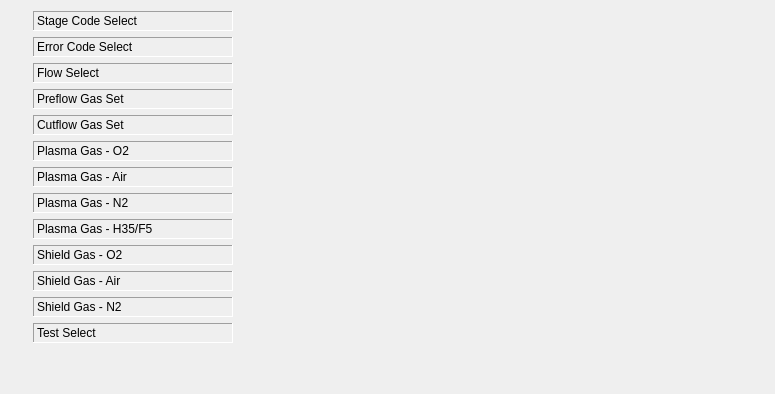
     <widget class="QWidget" name="gc_inputs_page_">
      <layout class="QHBoxLayout" name="horizontalLayout_6">
       <item>
        <layout class="QVBoxLayout" name="verticalLayout_8">
         <item>
          <layout class="QGridLayout" name="gridLayout_9">
           <item row="11" column="1">
            <widget class="QLabel" name="label_70">
             <property name="minimumSize">
              <size>
               <width>200</width>
               <height>20</height>
              </size>
             </property>
             <property name="frameShape">
              <enum>QFrame::Panel</enum>
             </property>
             <property name="frameShadow">
              <enum>QFrame::Sunken</enum>
             </property>
             <property name="text">
              <string>Shield Gas - N2</string>
             </property>
            </widget>
           </item>
           <item row="11" column="0">
            <widget class="QLabel" name="gc_input_12_">
             <property name="minimumSize">
              <size>
               <width>16</width>
               <height>16</height>
              </size>
             </property>
             <property name="maximumSize">
              <size>
               <width>16</width>
               <height>16</height>
              </size>
             </property>
             <property name="text">
              <string/>
             </property>
             <property name="pixmap">
              <pixmap resource="../../../../OCutter.qrc">:/cutter/widget/resource/closed.png</pixmap>
             </property>
             <property name="scaledContents">
              <bool>true</bool>
             </property>
            </widget>
           </item>
           <item row="1" column="1">
            <widget class="QLabel" name="label_64">
             <property name="minimumSize">
              <size>
               <width>200</width>
               <height>20</height>
              </size>
             </property>
             <property name="frameShape">
              <enum>QFrame::Panel</enum>
             </property>
             <property name="frameShadow">
              <enum>QFrame::Sunken</enum>
             </property>
             <property name="text">
              <string>Error Code Select</string>
             </property>
            </widget>
           </item>
           <item row="2" column="0">
            <widget class="QLabel" name="gc_input_3_">
             <property name="minimumSize">
              <size>
               <width>16</width>
               <height>16</height>
              </size>
             </property>
             <property name="maximumSize">
              <size>
               <width>16</width>
               <height>16</height>
              </size>
             </property>
             <property name="text">
              <string/>
             </property>
             <property name="pixmap">
              <pixmap resource="../../../../OCutter.qrc">:/cutter/widget/resource/closed.png</pixmap>
             </property>
             <property name="scaledContents">
              <bool>true</bool>
             </property>
            </widget>
           </item>
           <item row="2" column="1">
            <widget class="QLabel" name="label_65">
             <property name="minimumSize">
              <size>
               <width>200</width>
               <height>20</height>
              </size>
             </property>
             <property name="frameShape">
              <enum>QFrame::Panel</enum>
             </property>
             <property name="frameShadow">
              <enum>QFrame::Sunken</enum>
             </property>
             <property name="text">
              <string>Flow Select</string>
             </property>
            </widget>
           </item>
           <item row="10" column="0">
            <widget class="QLabel" name="gc_input_11_">
             <property name="minimumSize">
              <size>
               <width>16</width>
               <height>16</height>
              </size>
             </property>
             <property name="maximumSize">
              <size>
               <width>16</width>
               <height>16</height>
              </size>
             </property>
             <property name="text">
              <string/>
             </property>
             <property name="pixmap">
              <pixmap resource="../../../../OCutter.qrc">:/cutter/widget/resource/closed.png</pixmap>
             </property>
             <property name="scaledContents">
              <bool>true</bool>
             </property>
            </widget>
           </item>
           <item row="9" column="1">
            <widget class="QLabel" name="label_68">
             <property name="minimumSize">
              <size>
               <width>200</width>
               <height>20</height>
              </size>
             </property>
             <property name="frameShape">
              <enum>QFrame::Panel</enum>
             </property>
             <property name="frameShadow">
              <enum>QFrame::Sunken</enum>
             </property>
             <property name="text">
              <string>Shield Gas - O2</string>
             </property>
            </widget>
           </item>
           <item row="8" column="1">
            <widget class="QLabel" name="label_67">
             <property name="minimumSize">
              <size>
               <width>200</width>
               <height>20</height>
              </size>
             </property>
             <property name="frameShape">
              <enum>QFrame::Panel</enum>
             </property>
             <property name="frameShadow">
              <enum>QFrame::Sunken</enum>
             </property>
             <property name="text">
              <string>Plasma Gas - H35/F5</string>
             </property>
            </widget>
           </item>
           <item row="7" column="1">
            <widget class="QLabel" name="label_66">
             <property name="minimumSize">
              <size>
               <width>200</width>
               <height>20</height>
              </size>
             </property>
             <property name="frameShape">
              <enum>QFrame::Panel</enum>
             </property>
             <property name="frameShadow">
              <enum>QFrame::Sunken</enum>
             </property>
             <property name="text">
              <string>Plasma Gas - N2</string>
             </property>
            </widget>
           </item>
           <item row="10" column="1">
            <widget class="QLabel" name="label_69">
             <property name="minimumSize">
              <size>
               <width>200</width>
               <height>20</height>
              </size>
             </property>
             <property name="frameShape">
              <enum>QFrame::Panel</enum>
             </property>
             <property name="frameShadow">
              <enum>QFrame::Sunken</enum>
             </property>
             <property name="text">
              <string>Shield Gas - Air</string>
             </property>
            </widget>
           </item>
           <item row="7" column="0">
            <widget class="QLabel" name="gc_input_8_">
             <property name="minimumSize">
              <size>
               <width>16</width>
               <height>16</height>
              </size>
             </property>
             <property name="maximumSize">
              <size>
               <width>16</width>
               <height>16</height>
              </size>
             </property>
             <property name="text">
              <string/>
             </property>
             <property name="pixmap">
              <pixmap resource="../../../../OCutter.qrc">:/cutter/widget/resource/closed.png</pixmap>
             </property>
             <property name="scaledContents">
              <bool>true</bool>
             </property>
            </widget>
           </item>
           <item row="8" column="0">
            <widget class="QLabel" name="gc_input_9_">
             <property name="minimumSize">
              <size>
               <width>16</width>
               <height>16</height>
              </size>
             </property>
             <property name="maximumSize">
              <size>
               <width>16</width>
               <height>16</height>
              </size>
             </property>
             <property name="text">
              <string/>
             </property>
             <property name="pixmap">
              <pixmap resource="../../../../OCutter.qrc">:/cutter/widget/resource/closed.png</pixmap>
             </property>
             <property name="scaledContents">
              <bool>true</bool>
             </property>
            </widget>
           </item>
           <item row="9" column="0">
            <widget class="QLabel" name="gc_input_10_">
             <property name="minimumSize">
              <size>
               <width>16</width>
               <height>16</height>
              </size>
             </property>
             <property name="maximumSize">
              <size>
               <width>16</width>
               <height>16</height>
              </size>
             </property>
             <property name="text">
              <string/>
             </property>
             <property name="pixmap">
              <pixmap resource="../../../../OCutter.qrc">:/cutter/widget/resource/closed.png</pixmap>
             </property>
             <property name="scaledContents">
              <bool>true</bool>
             </property>
            </widget>
           </item>
           <item row="3" column="1">
            <widget class="QLabel" name="label_59">
             <property name="minimumSize">
              <size>
               <width>200</width>
               <height>20</height>
              </size>
             </property>
             <property name="frameShape">
              <enum>QFrame::Panel</enum>
             </property>
             <property name="frameShadow">
              <enum>QFrame::Sunken</enum>
             </property>
             <property name="text">
              <string>Preflow Gas Set</string>
             </property>
            </widget>
           </item>
           <item row="3" column="0">
            <widget class="QLabel" name="gc_input_4_">
             <property name="minimumSize">
              <size>
               <width>16</width>
               <height>16</height>
              </size>
             </property>
             <property name="maximumSize">
              <size>
               <width>16</width>
               <height>16</height>
              </size>
             </property>
             <property name="text">
              <string/>
             </property>
             <property name="pixmap">
              <pixmap resource="../../../../OCutter.qrc">:/cutter/widget/resource/closed.png</pixmap>
             </property>
             <property name="scaledContents">
              <bool>true</bool>
             </property>
            </widget>
           </item>
           <item row="4" column="0">
            <widget class="QLabel" name="gc_input_5_">
             <property name="minimumSize">
              <size>
               <width>16</width>
               <height>16</height>
              </size>
             </property>
             <property name="maximumSize">
              <size>
               <width>16</width>
               <height>16</height>
              </size>
             </property>
             <property name="text">
              <string/>
             </property>
             <property name="pixmap">
              <pixmap resource="../../../../OCutter.qrc">:/cutter/widget/resource/closed.png</pixmap>
             </property>
             <property name="scaledContents">
              <bool>true</bool>
             </property>
            </widget>
           </item>
           <item row="5" column="0">
            <widget class="QLabel" name="gc_input_6_">
             <property name="minimumSize">
              <size>
               <width>16</width>
               <height>16</height>
              </size>
             </property>
             <property name="maximumSize">
              <size>
               <width>16</width>
               <height>16</height>
              </size>
             </property>
             <property name="text">
              <string/>
             </property>
             <property name="pixmap">
              <pixmap resource="../../../../OCutter.qrc">:/cutter/widget/resource/closed.png</pixmap>
             </property>
             <property name="scaledContents">
              <bool>true</bool>
             </property>
            </widget>
           </item>
           <item row="0" column="1">
            <widget class="QLabel" name="label_60">
             <property name="minimumSize">
              <size>
               <width>200</width>
               <height>20</height>
              </size>
             </property>
             <property name="frameShape">
              <enum>QFrame::Panel</enum>
             </property>
             <property name="frameShadow">
              <enum>QFrame::Sunken</enum>
             </property>
             <property name="text">
              <string>Stage Code Select</string>
             </property>
            </widget>
           </item>
           <item row="4" column="1">
            <widget class="QLabel" name="label_61">
             <property name="minimumSize">
              <size>
               <width>200</width>
               <height>20</height>
              </size>
             </property>
             <property name="frameShape">
              <enum>QFrame::Panel</enum>
             </property>
             <property name="frameShadow">
              <enum>QFrame::Sunken</enum>
             </property>
             <property name="text">
              <string>Cutflow Gas Set</string>
             </property>
            </widget>
           </item>
           <item row="0" column="0">
            <widget class="QLabel" name="gc_input_1_">
             <property name="minimumSize">
              <size>
               <width>16</width>
               <height>16</height>
              </size>
             </property>
             <property name="maximumSize">
              <size>
               <width>16</width>
               <height>16</height>
              </size>
             </property>
             <property name="text">
              <string/>
             </property>
             <property name="pixmap">
              <pixmap resource="../../../../OCutter.qrc">:/cutter/widget/resource/closed.png</pixmap>
             </property>
             <property name="scaledContents">
              <bool>true</bool>
             </property>
            </widget>
           </item>
           <item row="5" column="1">
            <widget class="QLabel" name="label_62">
             <property name="minimumSize">
              <size>
               <width>200</width>
               <height>20</height>
              </size>
             </property>
             <property name="frameShape">
              <enum>QFrame::Panel</enum>
             </property>
             <property name="frameShadow">
              <enum>QFrame::Sunken</enum>
             </property>
             <property name="text">
              <string>Plasma Gas - O2</string>
             </property>
            </widget>
           </item>
           <item row="1" column="0">
            <widget class="QLabel" name="gc_input_2_">
             <property name="minimumSize">
              <size>
               <width>16</width>
               <height>16</height>
              </size>
             </property>
             <property name="maximumSize">
              <size>
               <width>16</width>
               <height>16</height>
              </size>
             </property>
             <property name="text">
              <string/>
             </property>
             <property name="pixmap">
              <pixmap resource="../../../../OCutter.qrc">:/cutter/widget/resource/closed.png</pixmap>
             </property>
             <property name="scaledContents">
              <bool>true</bool>
             </property>
            </widget>
           </item>
           <item row="6" column="0">
            <widget class="QLabel" name="gc_input_7_">
             <property name="minimumSize">
              <size>
               <width>16</width>
               <height>16</height>
              </size>
             </property>
             <property name="maximumSize">
              <size>
               <width>16</width>
               <height>16</height>
              </size>
             </property>
             <property name="text">
              <string/>
             </property>
             <property name="pixmap">
              <pixmap resource="../../../../OCutter.qrc">:/cutter/widget/resource/closed.png</pixmap>
             </property>
             <property name="scaledContents">
              <bool>true</bool>
             </property>
            </widget>
           </item>
           <item row="6" column="1">
            <widget class="QLabel" name="label_63">
             <property name="minimumSize">
              <size>
               <width>200</width>
               <height>20</height>
              </size>
             </property>
             <property name="frameShape">
              <enum>QFrame::Panel</enum>
             </property>
             <property name="frameShadow">
              <enum>QFrame::Sunken</enum>
             </property>
             <property name="text">
              <string>Plasma Gas - Air</string>
             </property>
            </widget>
           </item>
           <item row="12" column="0">
            <widget class="QLabel" name="gc_input_13_">
             <property name="minimumSize">
              <size>
               <width>16</width>
               <height>16</height>
              </size>
             </property>
             <property name="maximumSize">
              <size>
               <width>16</width>
               <height>16</height>
              </size>
             </property>
             <property name="text">
              <string/>
             </property>
             <property name="pixmap">
              <pixmap resource="../../../../OCutter.qrc">:/cutter/widget/resource/closed.png</pixmap>
             </property>
             <property name="scaledContents">
              <bool>true</bool>
             </property>
            </widget>
           </item>
           <item row="12" column="1">
            <widget class="QLabel" name="label_71">
             <property name="minimumSize">
              <size>
               <width>200</width>
               <height>20</height>
              </size>
             </property>
             <property name="frameShape">
              <enum>QFrame::Panel</enum>
             </property>
             <property name="frameShadow">
              <enum>QFrame::Sunken</enum>
             </property>
             <property name="text">
              <string>Test Select</string>
             </property>
            </widget>
           </item>
          </layout>
         </item>
         <item>
          <spacer name="verticalSpacer_5">
           <property name="orientation">
            <enum>Qt::Vertical</enum>
           </property>
           <property name="sizeHint" stdset="0">
            <size>
             <width>20</width>
             <height>40</height>
            </size>
           </property>
          </spacer>
         </item>
        </layout>
       </item>
       <item>
        <spacer name="horizontalSpacer_5">
         <property name="orientation">
          <enum>Qt::Horizontal</enum>
         </property>
         <property name="sizeHint" stdset="0">
          <size>
           <width>531</width>
           <height>20</height>
          </size>
         </property>
        </spacer>
       </item>
      </layout>
     </widget>
